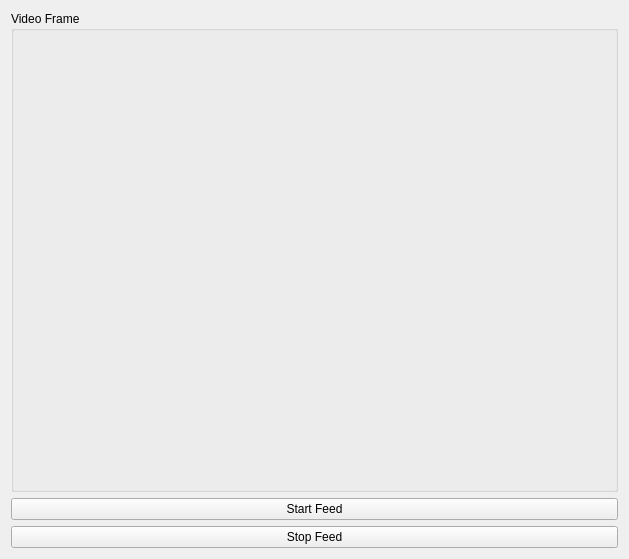
<?xml version="1.0" encoding="UTF-8"?>
<ui version="4.0">
 <class>Video</class>
 <widget class="QWidget" name="Video">
  <property name="geometry">
   <rect>
    <x>0</x>
    <y>0</y>
    <width>629</width>
    <height>559</height>
   </rect>
  </property>
  <property name="minimumSize">
   <size>
    <width>458</width>
    <height>390</height>
   </size>
  </property>
  <property name="windowTitle">
   <string>Form</string>
  </property>
  <layout class="QGridLayout" name="gridLayout_2">
   <item row="2" column="0">
    <widget class="QPushButton" name="stopButton">
     <property name="text">
      <string>Stop Feed</string>
     </property>
    </widget>
   </item>
   <item row="0" column="0">
    <layout class="QGridLayout" name="videoWidgetLayout">
     <item row="0" column="0">
      <widget class="QGroupBox" name="videoBox">
       <property name="title">
        <string>Video Frame</string>
       </property>
       <layout class="QGridLayout" name="gridLayout_4">
        <item row="0" column="0">
         <layout class="QGridLayout" name="videoLayout">
          <item row="0" column="0">
           <widget class="QWidget" name="imageFrame" native="true">
            <layout class="QGridLayout" name="gridLayout_3">
             <item row="0" column="0">
              <layout class="QGridLayout" name="imageLayout"/>
             </item>
            </layout>
           </widget>
          </item>
         </layout>
        </item>
       </layout>
      </widget>
     </item>
    </layout>
   </item>
   <item row="1" column="0">
    <widget class="QPushButton" name="startButton">
     <property name="text">
      <string>Start Feed</string>
     </property>
    </widget>
   </item>
  </layout>
 </widget>
 <resources/>
 <connections/>
</ui>
